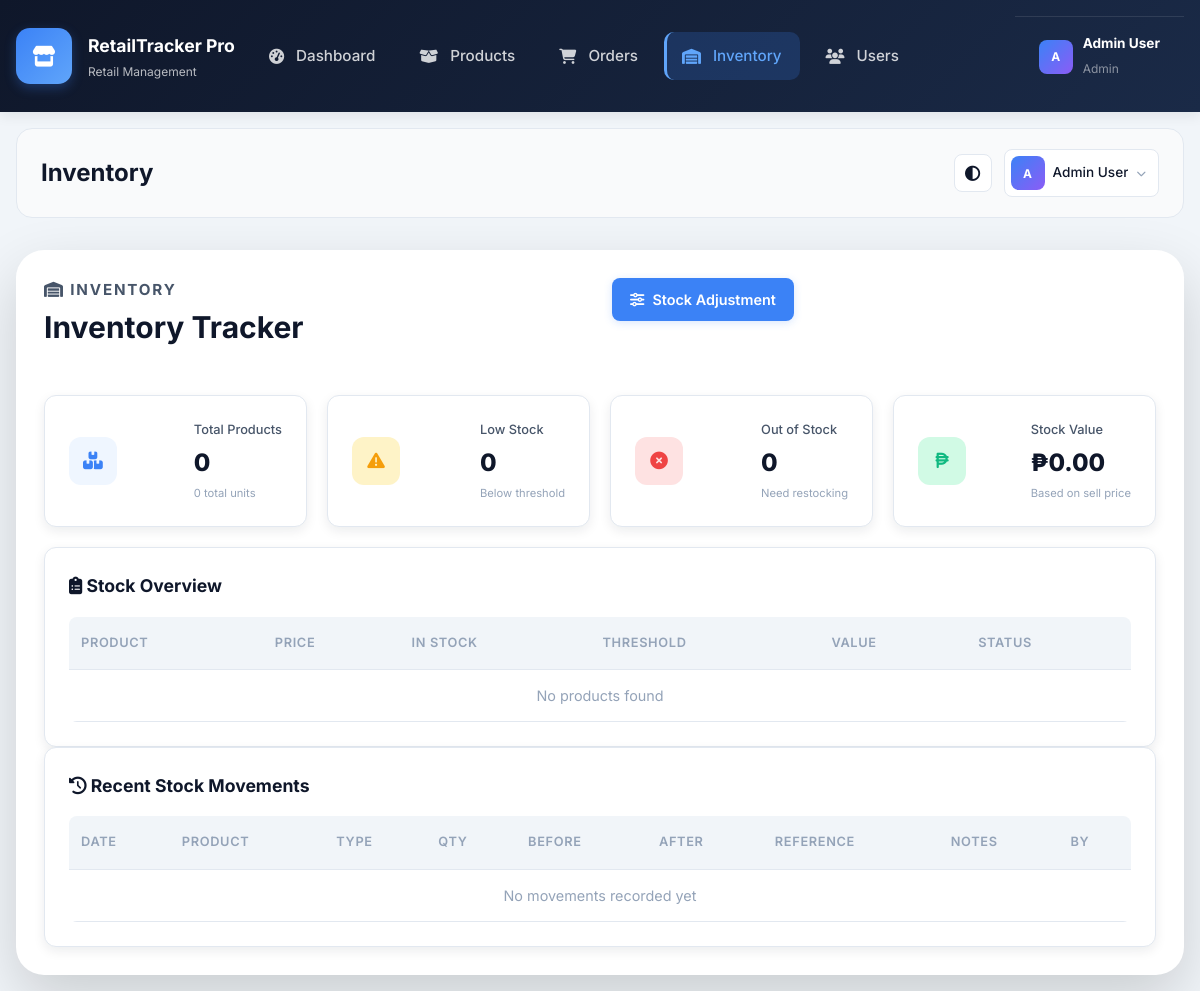
/index.php?page=inventory (signed in), run on an earlier commit of the app's database.
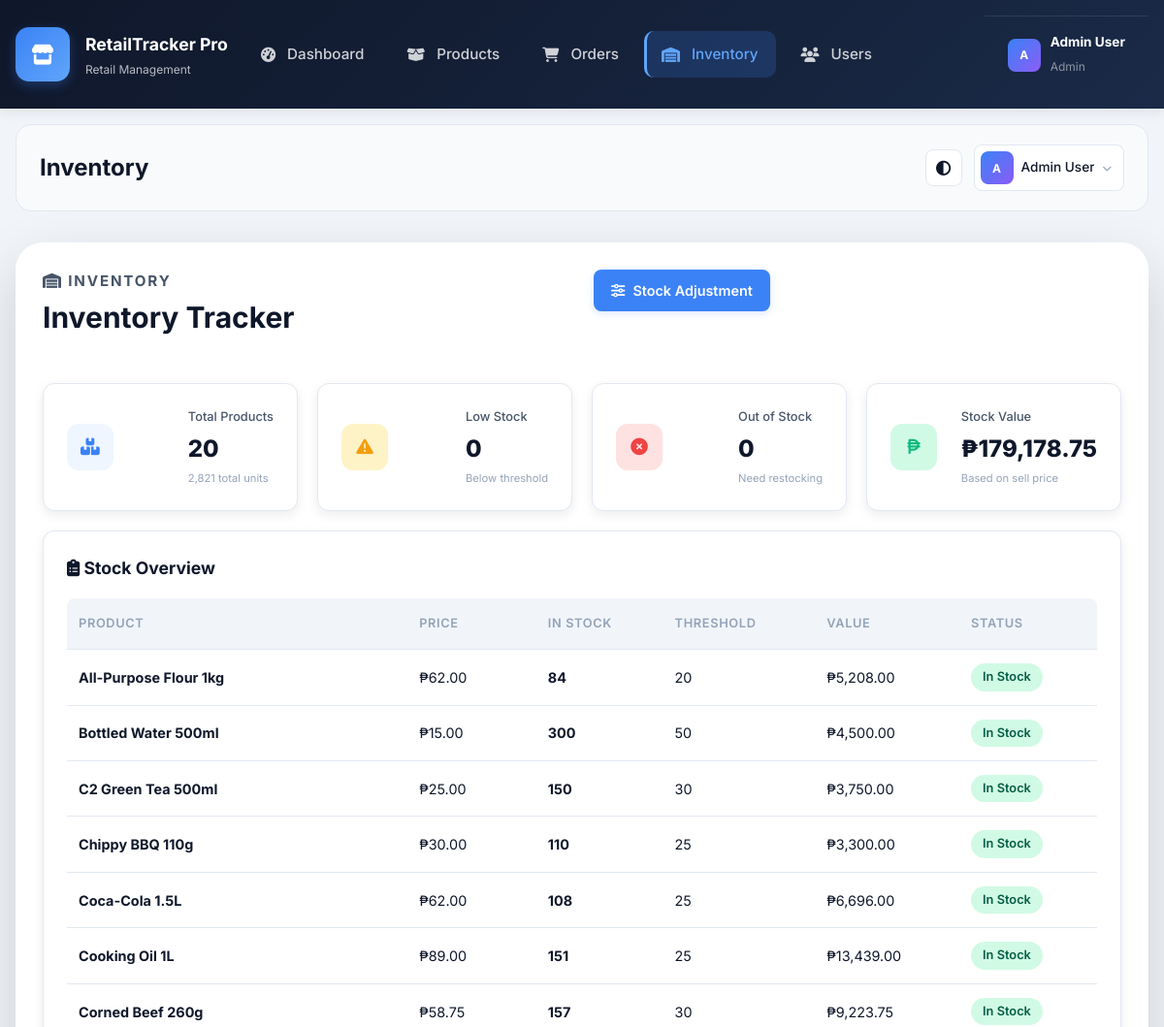
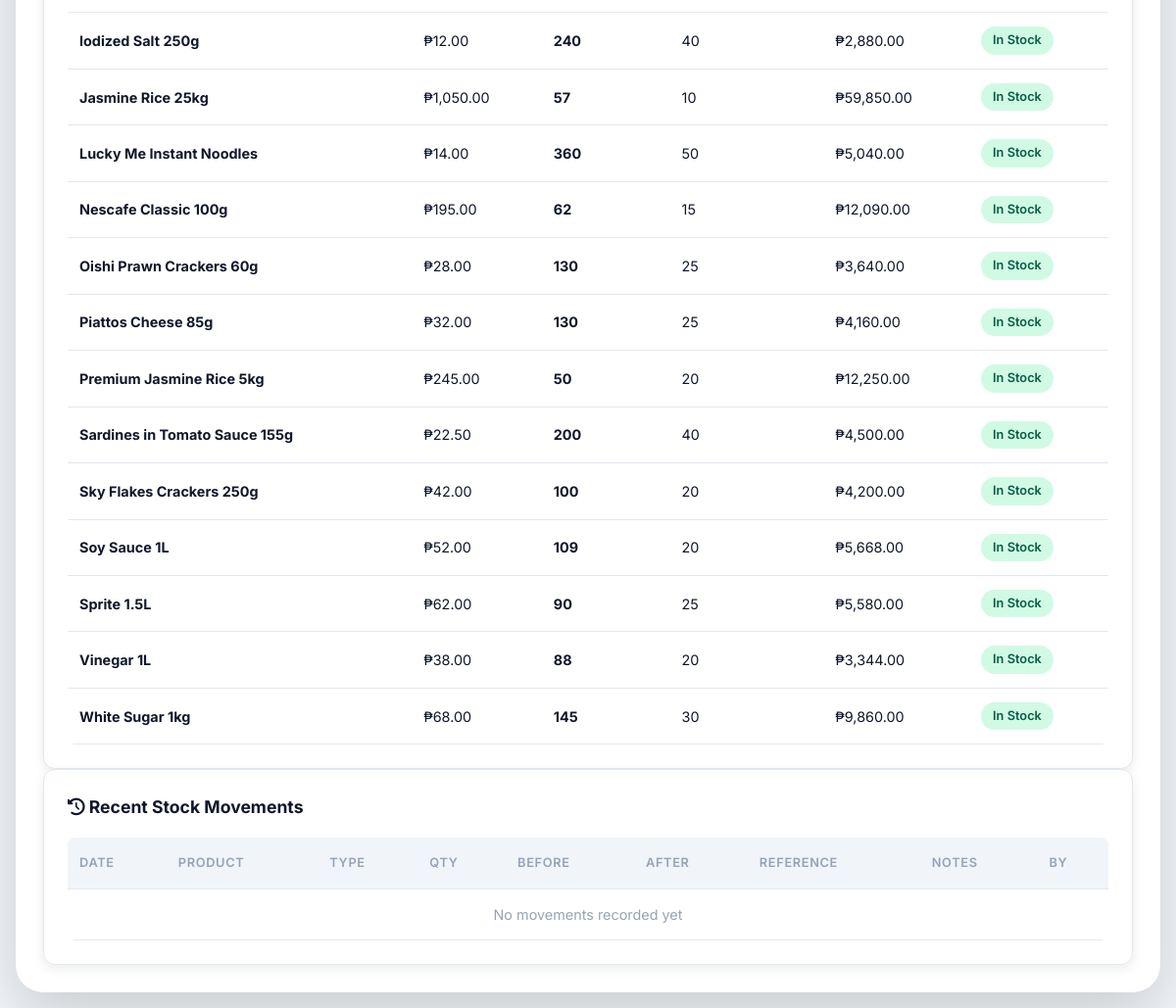
And on a later commit of the database (2 pictures, top to bottom).
### tables this page shows
CREATE TABLE `products` (
  `product_id` int(11) NOT NULL,
  `product_name` varchar(150) NOT NULL,
  `category_id` int(11) DEFAULT NULL,
  `description` text DEFAULT NULL,
  `sku_code` varchar(50) DEFAULT NULL,
  `barcode` varchar(50) DEFAULT NULL,
  `brand` varchar(100) DEFAULT NULL,
  `unit` varchar(20) DEFAULT 'pcs',
  `cost_price` decimal(12,2) DEFAULT 0.00,
  `price` decimal(12,2) NOT NULL DEFAULT 0.00,
  `stock_quantity` int(11) DEFAULT 0,
  `low_stock_threshold` int(11) DEFAULT 10,
  `weight` decimal(8,3) DEFAULT NULL,
  `product_image` varchar(255) DEFAULT NULL,
  `status` enum('Active','Inactive') DEFAULT 'Active',
  `created_by` int(11) DEFAULT NULL,
  `created_at` datetime DEFAULT current_timestamp(),
  `updated_at` datetime DEFAULT current_timestamp() ON UPDATE current_timestamp(),
  `deleted_at` datetime DEFAULT NULL
);

### index.php (called while the page is built, shortened)
<?php
$page = sanitize_input($_GET['page'] ?? 'dashboard');
require_once __DIR__ . '/includes/header.php';
require_once __DIR__ . '/pages/' . $page . '.php';
require_once __DIR__ . '/includes/footer.php';

### includes/helpers.php (called while the page is built, shortened)
<?php
function e($value)
{
    return htmlspecialchars((string) $value, ENT_QUOTES, 'UTF-8');
}
function format_currency($amount)
{
    return '₱' . number_format((float) $amount, 2);
}

### config/db.php (called while the page is built, shortened)
<?php
$conn = null;
function db()
{
    global $conn;
    if ($conn !== null) {
        return $conn;
    }
    $host = 'localhost';
    $username = 'root';
    $password = '';
    $database = 'retail_tracker_pro';
    $conn = new mysqli($host, $username, $password, $database);
    $conn->set_charset('utf8mb4');
    return $conn;
}
function db_query($sql, $types = '', $params = [])
{
    if ($types === '' || empty($params)) {
        $result = db()->query($sql);
        return $result;
    }
    $stmt = db()->prepare($sql);
    $stmt->bind_param($types, ...$params);
    $stmt->execute();
    $result = $stmt->get_result();
    return $result ?: $stmt;
}

### pages/inventory.php (the view, shortened to what the changed rows need)
<?php
$allProducts = db_query("SELECT * FROM products WHERE deleted_at IS NULL ORDER BY product_name")->fetch_all(MYSQLI_ASSOC);
$lowStock = array_filter($allProducts, function($p) {
    return $p['stock_quantity'] > 0 && $p['stock_quantity'] <= $p['low_stock_threshold'] && $p['status'] === 'Active';
});
$outOfStock = array_filter($allProducts, function($p) {
    return (int)$p['stock_quantity'] === 0 && $p['status'] === 'Active';
});
$totalStockValue = 0;
$totalUnits = 0;
foreach ($allProducts as $p) {
    $totalStockValue += (float)$p['price'] * (int)$p['stock_quantity'];
    $totalUnits += (int)$p['stock_quantity'];
}
?>
<section class="section-header">
    <div>
        <h1>Inventory Tracker</h1>
    </div>
</section>
<div class="stats-grid stats-grid-4">
    <article class="stat-card stat-primary">
        <div class="stat-info"><p>Total Products</p><h2><?= count($allProducts) ?></h2><small><?= number_format($totalUnits) ?> total units</small></div>
    </article>
    <article class="stat-card stat-warning">
        <div class="stat-info"><p>Low Stock</p><h2><?= count($lowStock) ?></h2><small>Below threshold</small></div>
    </article>
    <article class="stat-card stat-danger">
        <div class="stat-info"><p>Out of Stock</p><h2><?= count($outOfStock) ?></h2><small>Need restocking</small></div>
    </article>
    <article class="stat-card stat-success">
        <div class="stat-info"><p>Stock Value</p><h2><?= format_currency($totalStockValue) ?></h2><small>Based on sell price</small></div>
    </article>
</div>
<section class="panel">
    <div class="table-scroll">
        <table class="table-basic">
            <thead><tr><th>Product</th><th>Price</th><th>In Stock</th><th>Threshold</th><th>Value</th><th>Status</th></tr></thead>
            <tbody>
            <?php if (empty($allProducts)): ?>
                <tr><td colspan="6" class="empty-state">No products found</td></tr>
            <?php else: foreach ($allProducts as $p):
                $stockQty = (int)$p['stock_quantity'];
                $threshold = (int)$p['low_stock_threshold'];
                if ($stockQty === 0) { $statusClass = 'badge-danger'; $statusText = 'Out of Stock'; }
                elseif ($stockQty <= $threshold) { $statusClass = 'badge-warning'; $statusText = 'Low Stock'; }
                else { $statusClass = 'badge-success'; $statusText = 'In Stock'; }
                $lineValue = (float)$p['price'] * $stockQty;
            ?>
            <tr>
                <td><strong><?= e($p['product_name']) ?></strong></td>
                <td><?= format_currency($p['price']) ?></td>
                <td><strong><?= e($stockQty) ?></strong></td>
                <td><?= e($threshold) ?></td>
                <td><?= format_currency($lineValue) ?></td>
                <td><span class="badge <?= $statusClass ?>"><?= $statusText ?></span></td>
            </tr>
            <?php endforeach; endif; ?>
            </tbody>
        </table>
    </div>
</section>
<section class="panel">
    <div class="table-scroll">
        <table class="table-basic">
            <thead><tr><th>Date</th><th>Product</th><th>Type</th><th>Qty</th><th>Before</th><th>After</th><th>Reference</th><th>Notes</th><th>By</th></tr></thead>
        </table>
    </div>
</section>

### includes/header.php (shortened to what the changed rows need)
<?php
$currentPage = $_GET['page'] ?? 'dashboard';
$currentModule = explode('-', $currentPage)[0];
?>
<!DOCTYPE html>
<html lang="en">
<head>
    <link rel="stylesheet" href="assets/css/style.css" />
    <link rel="stylesheet" href="https://cdnjs.cloudflare.com/ajax/libs/font-awesome/6.5.1/css/all.min.css" />
</head>
<body>
<div class="app-shell">
    <aside class="app-sidebar" id="appSidebar">
        <div class="sidebar-header">
            <div class="brand-logo">
                <div class="brand-text"><h1>RetailTracker Pro</h1><p>Retail Management</p></div>
            </div>
        </div>
        <nav class="nav-menu">
            <?php
            $navItems = [
                ['page' => 'dashboard', 'icon' => 'fa-gauge-high',    'label' => 'Dashboard'],
                ['page' => 'products',  'icon' => 'fa-box-open',      'label' => 'Products'],
                ['page' => 'orders',    'icon' => 'fa-cart-shopping',  'label' => 'Orders'],
                ['page' => 'inventory', 'icon' => 'fa-warehouse',     'label' => 'Inventory'],
                ['page' => 'users',     'icon' => 'fa-users',         'label' => 'Users'],
            ];
            foreach ($navItems as $nav):
                $activeClass = ($currentModule === $nav['page']) ? ' active' : '';
            ?>
            <a href="index.php?page=<?= $nav['page'] ?>" class="nav-item<?= $activeClass ?>">
                <i class="fa-solid <?= $nav['icon'] ?>"></i><span><?= $nav['label'] ?></span>
            </a>
            <?php endforeach; ?>
        </nav>
    </aside>
    <div class="app-content">
        <header class="topbar">
            <div class="topbar-left">
                <h2><?= e(ucfirst(str_replace('-', ' ', $currentPage))) ?></h2>
            </div>
        </header>
        <main class="page-inner">

What changed in the data, as far as the page shows it:
added products: product_name "All-Purpose Flour 1kg", price "₱62.00", stock_quantity "84", low_stock_threshold "20", format_currency($lineValue) "₱5,208.00", statusText "In Stock"
added products: product_name "Bottled Water 500ml", price "₱15.00", stock_quantity "300", low_stock_threshold "50", format_currency($lineValue) "₱4,500.00", statusText "In Stock"
added products: product_name "C2 Green Tea 500ml", price "₱25.00", stock_quantity "150", low_stock_threshold "30", format_currency($lineValue) "₱3,750.00", statusText "In Stock"
added products: product_name "Chippy BBQ 110g", price "₱30.00", stock_quantity "110", low_stock_threshold "25", format_currency($lineValue) "₱3,300.00", statusText "In Stock"
added products: product_name "Coca-Cola 1.5L", price "₱62.00", stock_quantity "108", low_stock_threshold "25", format_currency($lineValue) "₱6,696.00", statusText "In Stock"
added products: product_name "Cooking Oil 1L", price "₱89.00", stock_quantity "151", low_stock_threshold "25", format_currency($lineValue) "₱13,439.00", statusText "In Stock"
added products: product_name "Corned Beef 260g", price "₱58.75", stock_quantity "157", low_stock_threshold "30", format_currency($lineValue) "₱9,223.75", statusText "In Stock"
added products: product_name "Iodized Salt 250g", price "₱12.00", stock_quantity "240", low_stock_threshold "40", format_currency($lineValue) "₱2,880.00", statusText "In Stock"
added products: product_name "Jasmine Rice 25kg", price "₱1,050.00", stock_quantity "57", low_stock_threshold "10", format_currency($lineValue) "₱59,850.00", statusText "In Stock"
added products: product_name "Lucky Me Instant Noodles", price "₱14.00", stock_quantity "360", low_stock_threshold "50", format_currency($lineValue) "₱5,040.00", statusText "In Stock"
added products: product_name "Nescafe Classic 100g", price "₱195.00", stock_quantity "62", low_stock_threshold "15", format_currency($lineValue) "₱12,090.00", statusText "In Stock"
added products: product_name "Oishi Prawn Crackers 60g", price "₱28.00", stock_quantity "130", low_stock_threshold "25", format_currency($lineValue) "₱3,640.00", statusText "In Stock"
added products: product_name "Piattos Cheese 85g", price "₱32.00", stock_quantity "130", low_stock_threshold "25", format_currency($lineValue) "₱4,160.00", statusText "In Stock"
added products: product_name "Premium Jasmine Rice 5kg", price "₱245.00", stock_quantity "50", low_stock_threshold "20", format_currency($lineValue) "₱12,250.00", statusText "In Stock"
added products: product_name "Sardines in Tomato Sauce 155g", price "₱22.50", stock_quantity "200", low_stock_threshold "40", format_currency($lineValue) "₱4,500.00", statusText "In Stock"
added products: product_name "Sky Flakes Crackers 250g", price "₱42.00", stock_quantity "100", low_stock_threshold "20", format_currency($lineValue) "₱4,200.00", statusText "In Stock"
added products: product_name "Soy Sauce 1L", price "₱52.00", stock_quantity "109", low_stock_threshold "20", format_currency($lineValue) "₱5,668.00", statusText "In Stock"
added products: product_name "Sprite 1.5L", price "₱62.00", stock_quantity "90", low_stock_threshold "25", format_currency($lineValue) "₱5,580.00", statusText "In Stock"
added products: product_name "Vinegar 1L", price "₱38.00", stock_quantity "88", low_stock_threshold "20", format_currency($lineValue) "₱3,344.00", statusText "In Stock"
added products: product_name "White Sugar 1kg", price "₱68.00", stock_quantity "145", low_stock_threshold "30", format_currency($lineValue) "₱9,860.00", statusText "In Stock"
Also different on the page:
count($allProducts): "0" → "20"
$totalUnits: "0" → "2,821"
format_currency($totalStockValue): "₱0.00" → "₱179,178.75"
text no longer shown: "No products found"
